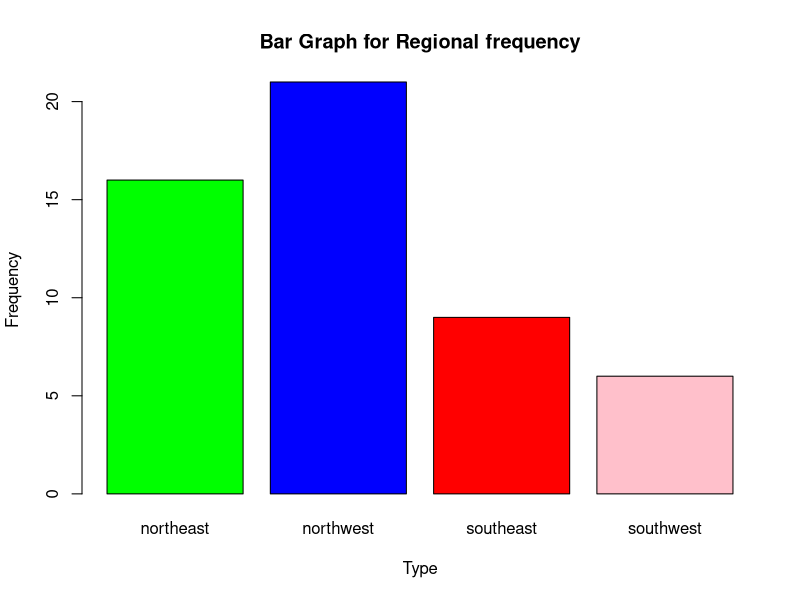
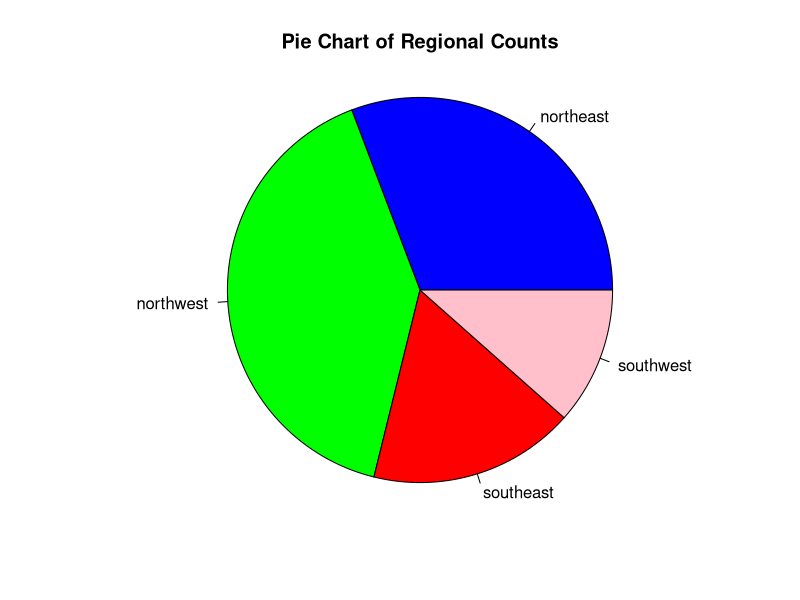
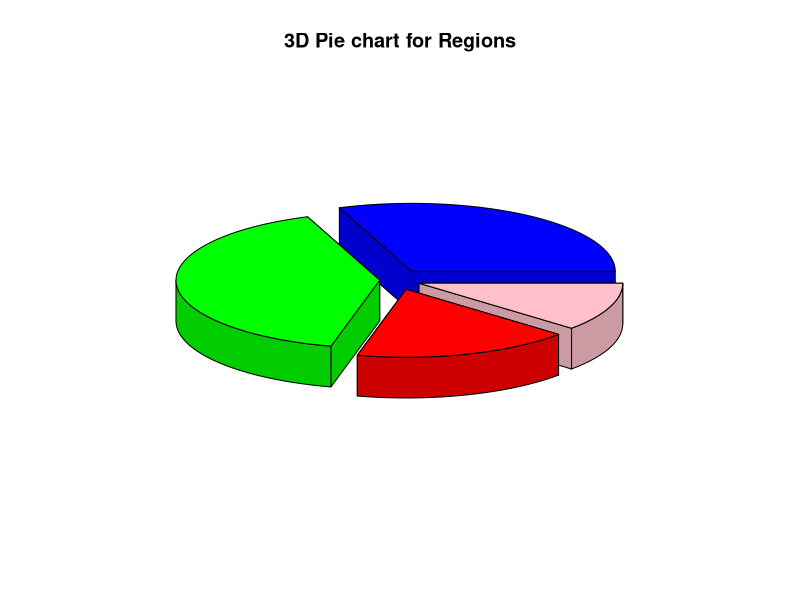

Reproduce these figures in R, in order. (Note: this script raises an error after producing the figures.)
############Question 1##########
####a)different Plots/Curves/Charts
code = read.csv('insurance.csv')#reading the file
code1=table(code$region)
code1
# bar graph
barplot(code1, main = "Bar Graph for Regional frequency", 
        xlab = "Type", ylab = "Frequency", col = c("Green","Blue", "Red","Pink"), 
        border = "Black")
# pie chart
pie(code1, radius = 1, main = "Pie Chart of Regional Counts", 
    col = c("Blue", "Green", "Red","Pink"))
# 3D pie chart
###install.packages('plotrix')
library(plotrix)
pie3D(code1, labels = myClass,  explode = .1, main = "3D Pie chart for Regions", 
      col = c("Blue", "Green", "Red","Pink"))
#Quantitative data
#histogram
head(code)
layout(matrix(c(1,2,3,4,5,6), 2, 3, byrow = TRUE))
colors = c("red", "yellow", "green", "violet", "orange", "blue", "pink", "cyan",
           "purple", "grey", "white","brown",'azure') 
hist(bmi, main = "Range of BMI")
hist(children, col=colors, main = "Number of Children")
hist(charges,col=colors, main="Insurance Charges")
# Stem and Leaf display
# weight of students
Insurance.charges = code$charges
stem(Insurance.charges)
# different plots matrix
layout(matrix(c(1,1,2,3), 2, 2, byrow = TRUE))
# line plot
plot(Insurance.charges,type = "l", main = "Lines Plot on Insurance charges")
# points plot
plot(code$age,type = "p", main = "Points Plot on Age")
# histogram plot
plot(Insurance.charges,type = "h", main = "Histogram Plot")
# Box Plot
boxplot(Insurance.charges,main = "Box Plot on Insurance Charges")
dotchart(code$children,main = "Dot Plot on Number of Childern")
# Simple Scatterplot
plot(age,children, main="Scatterplot Example", 
     xlab="Age of a Person", ylab="Number of Children", pch=20)
##### b)Central Tendency
data<-read.csv('insurance.csv')
Mean=mean(data$charges)
Mean
Xbar=median(data$charges)
Xbar
Max=max(data$charges)
Max
Min=min(data$charges)
Min
Range<-range(data$charges)
Range
S=sd(data$charges)
S
Variance=var(data$charges)
Variance
Quartile<-quantile(data$charges)
Quartile



# (c)	For a particular variable of the dataset, use Chebyshev's rule, 
# and propose one-sigma interval. Based on your proposed interval, specify the 
# outliers if any.     
######### one sigma and outlier
data<-read.csv('insurance.csv',header=TRUE)
xbar= mean(data$age)
xbar
s= sd(data$age)
s
xL=xbar-1*s
xL
xU=xbar+1*s
xU
int=c(xL,xU)
int
OutliersLower=which(data$age<xL,arr.ind =TRUE )
OutliersLower###Output specify Index/Position of the values in the dataset
OutliersUpper=which(data$age>xU,arr.ind =TRUE )
OutliersUpper###Output specify Index/Position of the values in the dataset
####outliers - 18,19,20,21,55,56,57,58,59,60,62,63,64
######## d)boxplot
boxplot(data$age, main="Boxplot",ylab="Ages",ylim=c(18,64),las=1)

#########Question2###############
# a)Select four variables of the dataset, and propose an appropriate probability
# model to quantify uncertainty of each variable.
data= read.csv('insurance.csv')#reading the file
data
# First Variable selected -> BMI
head(data$bmi) # output of height attribute is continuous
# due to continuous values using histogram to predict probability model
bmi_new<-na.omit(data$bmi)
hist(bmi_new, main = "Histogram of BMI")
# the output of histogram looks like a normal distribution
#b)for each variable estimate parameter of model
m1=mean(bmi_new)
s1=sd(bmi_new)
m1
s1
print(c('Miyu for this model is: ',m1))
print(c('Sigma for this model is: ',s1))
#c)prediction for each attribute
##probability when x=30
a1=seq(min(bmi_new),max(bmi_new),0.1)
b1=dnorm(a1,m1,s1)
plot(a1,b1,'l')
p1<-pnorm(30,m1,s1,lower.tail = T)
p1
#hence we can say that 46.63 % of people have a bmi of 30

# Second Variable selected -> Age
head(data$age) # output of height attribute is Discrete
# due to random numbers we will use Poisson Model
age_new<-na.omit(data$age)
l2=mean(age_new)
print(c('lambda for this model is l2',l2))
#find probablity when X=38
a2=seq(min(age_new),max(age_new),0.1)
b2=dpois(a2,l2)
plot(a2,b2,'l')
p2<-ppois(38,l2,lower.tail = T)
p2
#hence we can say that 57 % of prople have a age of 38

# Third Variable selected -> Charges
head(data$charges) # output of Charges attribute is continuous
# due to continuous values using histogram to predict probability model
charges_new<-na.omit(data$charges)
hist(charges_new, main = "Histogram of Charges")
# the output of histogram looks like a exponential distribution
#b)for each variable estimate parameter of model
m3=mean(charges_new)
m3
l3=(1/m3)
print(c('Lambda for this model is: ',l3))
#c)plot the pdf of expotential model with lamda=l3 and alter find probability when x=12000
a3=seq(min(charges_new),max(charges_new),0.1)
b3=dexp(a3,l3)
plot(a3,b3,'l')
p3=pexp(12000,l3,lower.tail = T)
p3
#hence we can say that 64% of people have a charges of of 12000

# Fourth Variable of the Dataset is Children
ch_new= na.omit(data$children)
print(ch_new) # multiple discrete value (0,1,2,3,5)
# due to four different integers, we will use multinomial distribution here
ch = length(ch_new) # total count
ch1 = length(ch_new[ch_new==0])
ch2 = length(ch_new[ch_new==1])
ch3 = length(ch_new[ch_new==2])
ch4 = length(ch_new[ch_new==3])
ch5 = length(ch_new[ch_new==5])
# e.g. 12 trails where rank 1 noticed 6 times, 2 noticed 1 time and 
# 3 noticed 3 times 4 noticed 2 times
multi.n = 52
multi.x = c(25,12,8,6,1)
multi.p = c(ch1/ch,ch2/ch,ch3/ch,ch4/ch,ch5/ch)
multi.pmf = dmultinom(multi.x,multi.n,multi.p)

# generate 300 random samples from multinomial dist 
# where size=5, Then use the dataset to estimate multi.pmf1  
set.seed(123) # for same random number
multi.rmf=rmultinom(300,5,multi.p) 
multi.rmf1=rmultinom(300,0:5,multi.p) 
multi.rmf.matrix=t(multi.rmf) # Matrix Transpose
dim(multi.rmf.matrix) 
p_hat2=mean(data$children) 
p_hat2


#####################Question3###############
data<-read.csv('insurance.csv',header=TRUE)#reading the file
x1=data$charges
y=data$smoker
dataset <- na.omit(data.frame( x1,y)) # remove missing values
####a)####Modeling the relationship between insurance charges and smoker using logistic regression
#######input variables charges
########Output variable smoker
#######Predicting the Smoker based on indipendent variables charges
library(caTools) # useful to split data to training and test datasets
acc=0
mc=1000 
for(i in 1:mc){
  set.seed(1234)
  ####b)#spliting the dataset into 80% and 20%
  split=sample.split(y,SplitRatio=0.8)
  trainset=subset(dataset, split=="TRUE")  # training dataset
  testset=subset(dataset,split=="FALSE")   # test dataset
  trainset
  testset
  dim(testset)
  ####Fitting logistic regression to the traing dataset
  trainset.glm <- glm(formula=y ~x1, family="binomial",trainset) 
  summary(trainset.glm) 
  ####c) both intercept and charges values are significant
  xnew=c(1,21984.47)
  hyptest=sum(coef(trainset.glm)*xnew)
  hyptest
  ###d#functional form of optimal predictive model
  phati=1/(1+exp(-hyptest))#predicted value of the probability of
  phati
  ###if phati>0.5 then y=1(smoker) else y=0(Non Smoker)
  
  ####d)########predictng testdata set using traing datset model
  Prob_smok_pred=predict(trainset.glm,type='response',newdata=testset[-3])
  Prob_smok_pred
  
  #independent variable charges is significant variable(alpha=0.05) on the output variable smoker
  ypredict=ifelse(Prob_smok_pred>0.5,'yes','no')#converting probability values into Yes or No
  ypredict
  
  #to check how many predicted values are correct and incorrect
  ##e)##Appropriate measure of performance
  cm=table(ypredict,testset$y)
  cm
  
  #accuracy  
  accuracy=mean(ypredict == testset$y) # correctness of prediction 
  acc=acc+(1/mc)*accuracy 
}
acc
